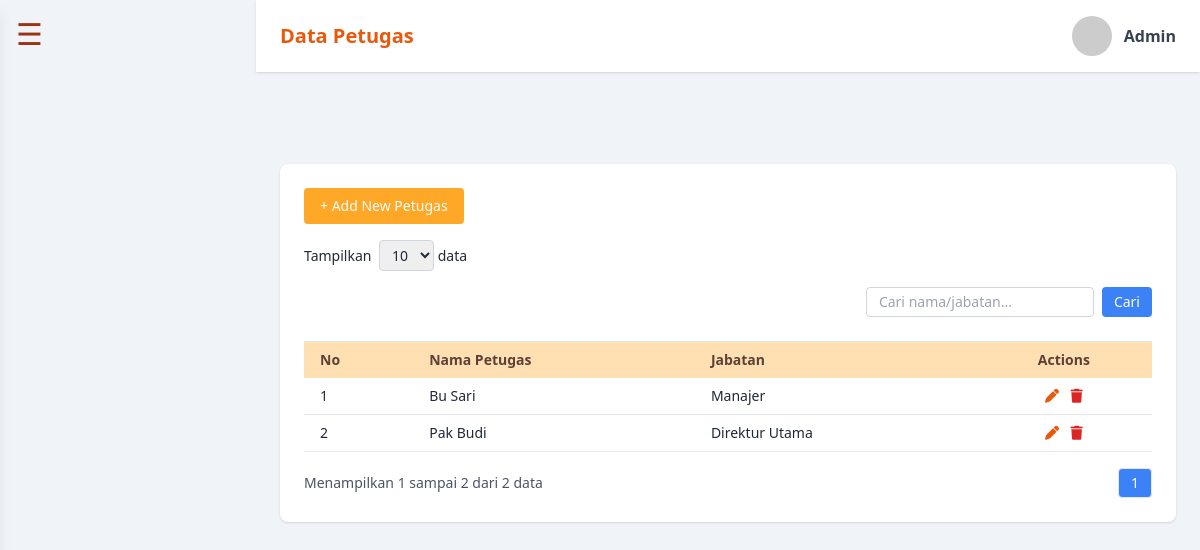
The page /petugas/index.php (signed in) on the database its author committed.
### tables this page shows
CREATE TABLE `petugas` (
  `id` int(11) NOT NULL,
  `nama_petugas` varchar(100) NOT NULL,
  `id_jabatan` int(11) DEFAULT NULL
);

CREATE TABLE `jabatan` (
  `id` int(11) NOT NULL,
  `nama_jabatan` varchar(100) NOT NULL,
  `created_at` timestamp NOT NULL DEFAULT current_timestamp()
);

### petugas/index.php (the view, shortened to what this page needs)
<?php
require '../config/koneksi.php';
include '../layouts/sidebar-admin.php';
$search = isset($_GET['search']) ? trim($_GET['search']) : '';
$page = isset($_GET['page']) ? (int)$_GET['page'] : 1;
$limit = 10;
$offset = ($page - 1) * $limit;
$where = $search ? "WHERE petugas.nama_petugas LIKE '%$search%' OR jabatan.nama_jabatan LIKE '%$search%'" : '';
$total_query = mysqli_query($conn, "SELECT COUNT(*) as total FROM petugas JOIN jabatan ON petugas.id_jabatan = jabatan.id $where");
$total_data = mysqli_fetch_assoc($total_query)['total'];
$data = mysqli_query($conn, "SELECT petugas.*, jabatan.nama_jabatan FROM petugas JOIN jabatan ON petugas.id_jabatan = jabatan.id $where ORDER BY petugas.id DESC LIMIT $limit OFFSET $offset");
?>
<!DOCTYPE html>
<html lang="id">
<head>
  <script src="https://cdn.tailwindcss.com"></script>
  <link rel="stylesheet" href="https://cdnjs.cloudflare.com/ajax/libs/font-awesome/6.5.0/css/all.min.css">
</head>
<body class="text-gray-800">
<header class="bg-white py-4 px-6 shadow flex justify-between items-center fixed top-0 left-64 right-0 z-40">
  <h1 class="text-xl font-bold text-orange-600">Data Petugas</h1>
  <div class="flex items-center gap-3">
    <img src="https://i.pravatar.cc/40" class="rounded-full w-10 h-10" alt="Profile">
    <span class="font-semibold text-gray-700">Admin</span>
  </div>
</header>
<main class="pt-24 ml-64 px-6 pb-10">
  <div class="bg-white p-6 rounded-lg shadow">
    <div class="flex justify-between items-center mb-4">
      <button onclick="openAddModal()" class="btn-orange text-white px-4 py-2 rounded text-sm font-medium">
        + Add New Petugas
      </button>
    </div>
    <div class="mb-4">
      <label class="text-sm">Tampilkan
        <select class="border border-gray-300 rounded px-2 py-1 ml-1 text-sm">
          <option>10</option><option>25</option><option>50</option>
        </select> data
      </label>
    </div>
    <div class="flex justify-end mb-2">
      <form method="GET" class="flex gap-2">
        <input type="text" name="search" value="<?= htmlspecialchars($search) ?>" placeholder="Cari nama/jabatan..." class="border border-gray-300 rounded px-3 py-1 text-sm">
        <button type="submit" class="bg-blue-500 text-white px-3 py-1 rounded text-sm hover:bg-blue-600">Cari</button>
      </form>
    </div>
    <div class="overflow-x-auto">
      <table class="w-full text-sm text-left border-t">
        <thead class="table-header">
          <tr>
            <th class="px-4 py-2">No</th>
            <th class="px-4 py-2">Nama Petugas</th>
            <th class="px-4 py-2">Jabatan</th>
            <th class="px-4 py-2 text-center">Actions</th>
          </tr>
        </thead>
        <tbody>
          <?php if ($total_data === 0): ?>
            <script>
              Swal.fire({ icon: 'info', title: 'Tidak ditemukan', text: 'Data tidak ditemukan.', timer: 3000, showConfirmButton: false });
            </script>
            <tr><td colspan="4" class="text-center py-4 text-gray-500 italic">Data tidak ditemukan.</td></tr>
          <?php else: ?>
            <?php $no = $offset + 1; while ($row = mysqli_fetch_assoc($data)): ?>
              <tr class="border-b table-row">
                <td class="px-4 py-2"><?= $no++ ?></td>
                <td class="px-4 py-2"><?= $row['nama_petugas'] ?></td>
                <td class="px-4 py-2"><?= $row['nama_jabatan'] ?></td>
                <td class="px-4 py-2 text-center">
                  <button onclick="openEditModal(<?= $row['id'] ?>, '<?= addslashes($row['nama_petugas']) ?>', <?= $row['id_jabatan'] ?>)" class="text-orange-600 hover:text-orange-800 mx-1" title="Edit">
                    <i class="fas fa-pen"></i>
                  </button>
                  <a href="hapus.php?id=<?= $row['id'] ?>" onclick="return confirm('Hapus data ini?')" class="text-red-600 hover:text-red-800 mx-1" title="Delete">
                    <i class="fas fa-trash"></i>
                  </a>
                </td>
              </tr>
            <?php endwhile; ?>
          <?php endif; ?>
        </tbody>
      </table>
    </div>
    <div class="mt-4 flex justify-between items-center text-sm text-gray-600">
      <div>Menampilkan <?= $offset + 1 ?> sampai <?= min($offset + $limit, $total_data) ?> dari <?= $total_data ?> data</div>
      <div class="flex items-center space-x-2">
        <span class="px-3 py-1 border rounded bg-blue-500 text-white"><?= $page ?></span>
      </div>
    </div>
  </div>
</main>
</body>
</html>

### petugas/index.php (style rules this page uses)
body { background: #f0f4f8; }
.btn-orange { background-color: #FFA726; }
.table-header { background-color: #FFE0B2; color: #5D4037; }

### rows shown on the page
petugas: nama_petugas "Bu Sari", id_jabatan.nama_jabatan "Manajer"
petugas: nama_petugas "Pak Budi", id_jabatan.nama_jabatan "Direktur Utama"

### other values the page prints
$offset + 1 "1"
min($offset + $limit, $total_data) "2"
$total_data "2"
$page "1"
